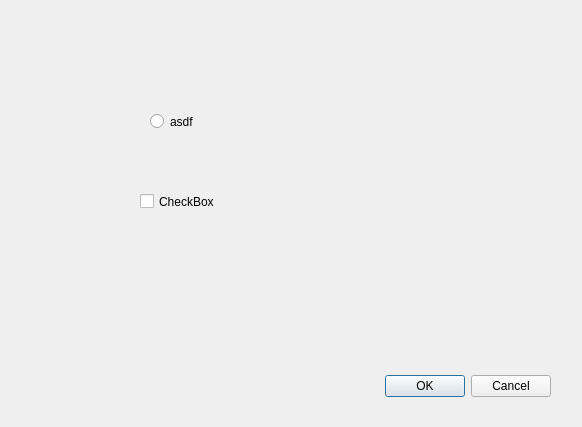
<?xml version="1.0" encoding="UTF-8"?>
<ui version="4.0">
 <class>Dialog</class>
 <widget class="QDialog" name="Dialog">
  <property name="geometry">
   <rect>
    <x>0</x>
    <y>0</y>
    <width>582</width>
    <height>427</height>
   </rect>
  </property>
  <property name="windowTitle">
   <string>Dialog</string>
  </property>
  <widget class="QDialogButtonBox" name="buttonBox">
   <property name="geometry">
    <rect>
     <x>210</x>
     <y>370</y>
     <width>341</width>
     <height>32</height>
    </rect>
   </property>
   <property name="orientation">
    <enum>Qt::Horizontal</enum>
   </property>
   <property name="standardButtons">
    <set>QDialogButtonBox::Cancel|QDialogButtonBox::Ok</set>
   </property>
  </widget>
  <widget class="QRadioButton" name="radioButton">
   <property name="geometry">
    <rect>
     <x>150</x>
     <y>110</y>
     <width>112</width>
     <height>23</height>
    </rect>
   </property>
   <property name="text">
    <string>asdf</string>
   </property>
  </widget>
  <widget class="QCheckBox" name="checkBox">
   <property name="geometry">
    <rect>
     <x>140</x>
     <y>190</y>
     <width>92</width>
     <height>23</height>
    </rect>
   </property>
   <property name="text">
    <string>CheckBox</string>
   </property>
  </widget>
 </widget>
 <resources/>
 <connections>
  <connection>
   <sender>buttonBox</sender>
   <signal>accepted()</signal>
   <receiver>Dialog</receiver>
   <slot>accept()</slot>
   <hints>
    <hint type="sourcelabel">
     <x>248</x>
     <y>254</y>
    </hint>
    <hint type="destinationlabel">
     <x>157</x>
     <y>274</y>
    </hint>
   </hints>
  </connection>
  <connection>
   <sender>buttonBox</sender>
   <signal>rejected()</signal>
   <receiver>Dialog</receiver>
   <slot>reject()</slot>
   <hints>
    <hint type="sourcelabel">
     <x>316</x>
     <y>260</y>
    </hint>
    <hint type="destinationlabel">
     <x>286</x>
     <y>274</y>
    </hint>
   </hints>
  </connection>
 </connections>
</ui>
